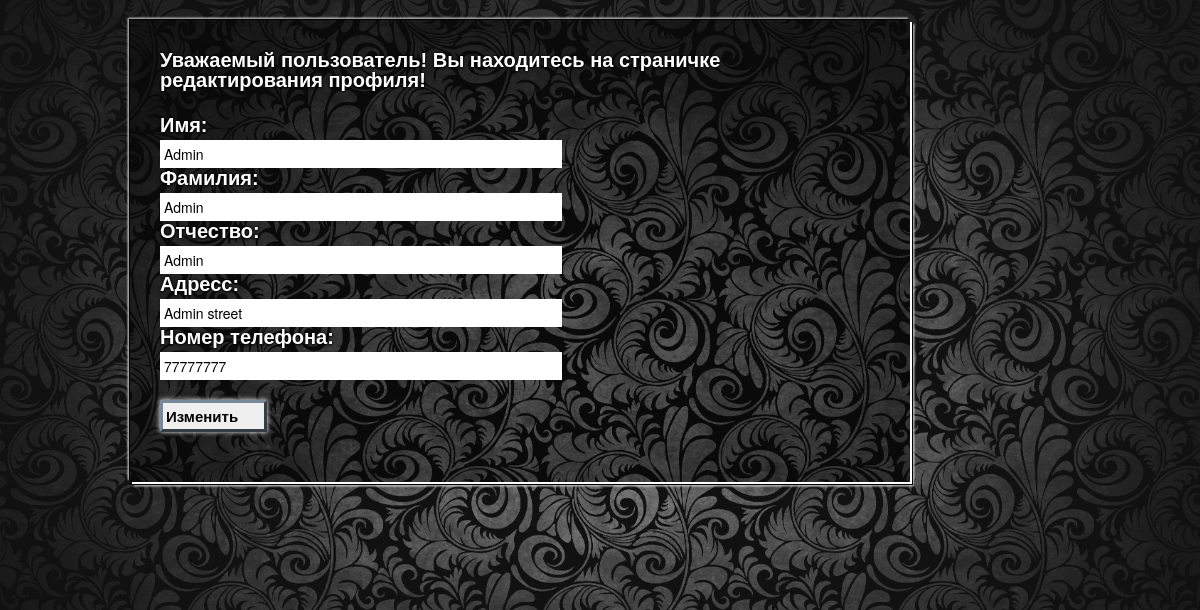
The app's page /changeprof.php?email=admin@admin with its own data.
### tables this page shows
CREATE TABLE IF NOT EXISTS `users` (
  `fam` varchar(50) DEFAULT NULL,
  `name` varchar(50) DEFAULT NULL,
  `otch` varchar(50) DEFAULT NULL,
  `email` varchar(50) NOT NULL,
  `password` varchar(50) DEFAULT NULL,
  `addres` varchar(100) DEFAULT NULL,
  `privilege` int(11) DEFAULT NULL,
  `tel` varchar(20) DEFAULT NULL,
  PRIMARY KEY (`email`)
);

### changeprof.php (the view, shortened to what this page needs)
<!DOCTYPE html PUBLIC "-//W3C//DTD XHTML 1.0 Strict//EN" "http://www.w3.org/TR/xhtml1/DTD/xhtml1-strict.dtd">
<html xmlns="http://www.w3.org/1999/xhtml" xml:lang="en" lang="ru">
<head>
<link rel="stylesheet" href="css/cg-tov.css" type="text/css" media="screen">
<link href="css/bootstrap.css" rel="stylesheet" media="screen">
<link rel="stylesheet" href="css/all.css" type="text/css" media="screen">
</head>
<body>
<?php
if($_GET['email']==''){
echo "Error";
}
else
{
$sql = "select fam, name, otch, email, addres, tel from users where email='".$_GET['email']."'";
$res = mysql_query($sql);
$row = mysql_fetch_assoc($res);
?><div class="container">
		<div class="row">
				<div class="span10">
<form method="post">
<fieldset>
<label for="name"> Уважаемый пользователь! Вы находитесь на страничке редактирования профиля!  </label><br>
<label for="name"> Имя: </label>
<input type="tetx" name="name" value="<?php echo $row['name'];?>"><br>
<label for="name"> Фамилия: </label>
<input type="tetx" name="fam" value="<?php echo $row['fam'];?>"><br>
<label for="name"> Отчество: </label>
<input type="tetx" name="otch" value="<?php echo $row['otch'];?>"><br>
<label for="name"> Адресс: </label>
<input type="tetx" name="addres" value="<?php echo $row['addres'];?>"><br>
<label for="name"> Номер телефона: </label>
<input type="tetx" name="tel" value="<?php echo $row['tel'];?>"><br>
<input type="submit" value="Изменить" class="knp">
</fieldset>
</form>
</div>
</div>
</div>
<?php }
?>
</body>
</html>

### css/cg-tov.css (style rules this page uses)
form { padding: 30px; }
fieldset label { font-size: 20px; color:#fff; text-shadow: 0px 0px 3px #000,0 1px 3px #000; font-weight: bold; }
fieldset input { display: inline-block; width: 371px; border: 1px solid #fff; padding: 3px 26px 3px 3px; }
.span10 { background:rgba(0, 0, 0, 0.4); margin: 20px 20px 100px 20px; box-shadow: 0px 0px 0 #fff, -1px -1px 1px #000, -2px -2px 2px #fff, 2px 2px 0 #fff, 3px 3px 1px #000, 4px 4px 2px #fff; }
.knp { margin-top: 20px; border: 3px outset #778899; box-shadow: 0px 0px 5px #fff; font-size:15px; font-weight: bold; }

### css/all.css (style rules this page uses)
*, html { font-family: Arial, sans-serif; }

### changeprof.php (style rules this page uses)
body { background:url(fon1.jpg) center fixed; background-size: cover; -moz-background-size: cover; -webkit-background-size: cover; -o-background-size: cover; }

### records on screen
users: name "Admin", fam "Admin", otch "Admin", addres "Admin street", tel "77777777"
